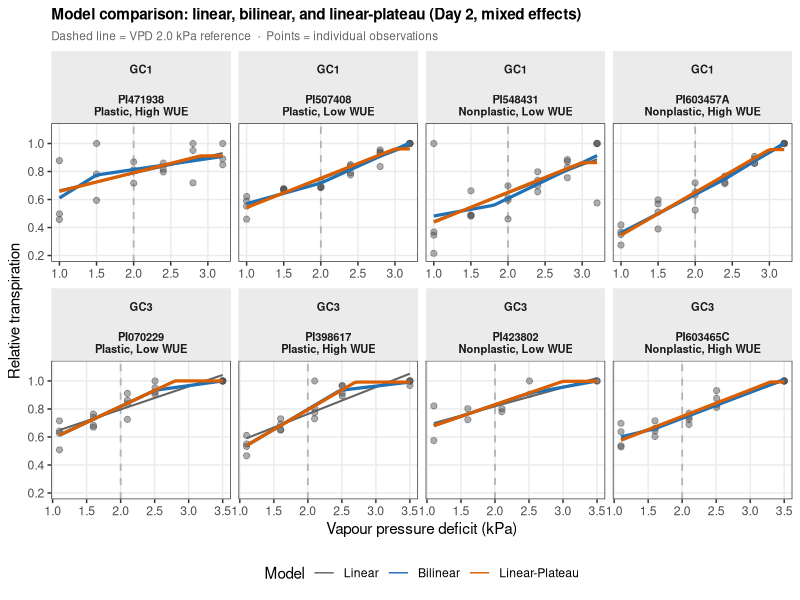
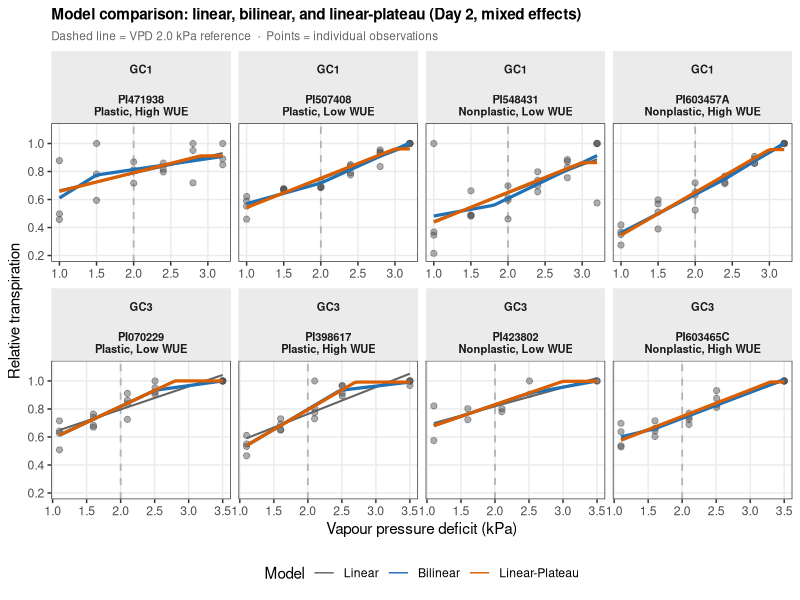
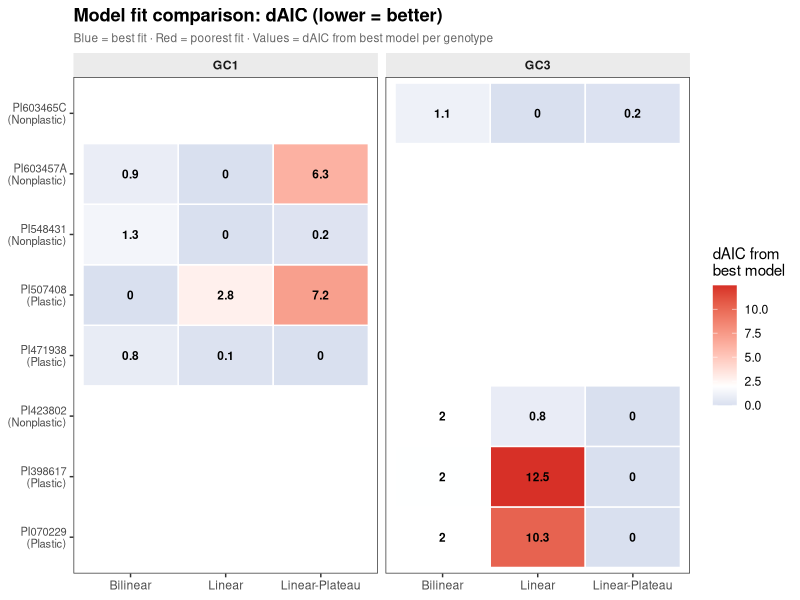
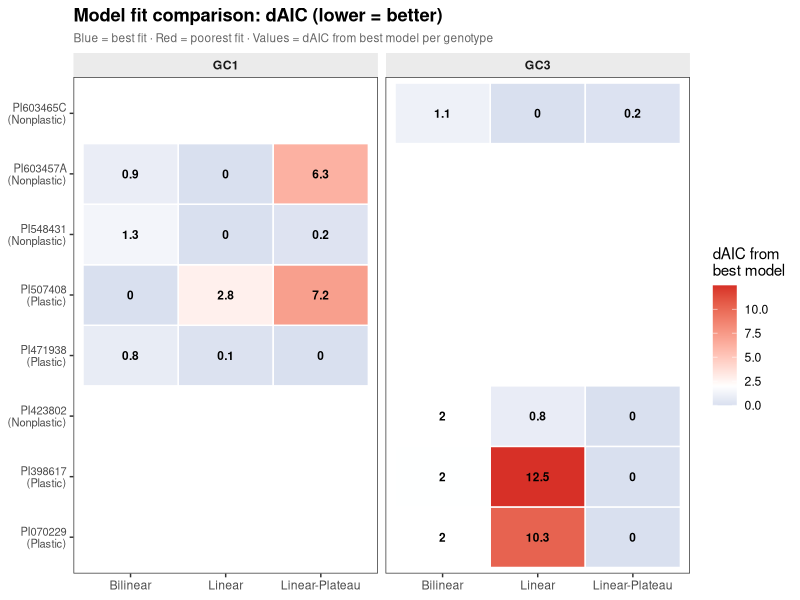

These figures' R source, in order:
## Growth chamber transpiration: linear, bilinear, and linear-plateau mixed effects models
## Fits all three model types per genotype × experiment using lme4 / nlme
## Output: model comparison table + fitted-curve figures

## ── Path configuration ────────────────────────────────────────────────────────
## Windows (local): edit and uncomment the line below
# project_root <- "C:/Users/YourName/Projects/LT-trait"
if (.Platform$OS.type == "windows") setwd(project_root) else setwd("/home/user/LT-trait")
## ─────────────────────────────────────────────────────────────────────────────
library(dplyr); library(tidyr); library(ggplot2); library(readxl)
library(lme4); library(lmerTest); library(nlme)
library(segmented)

dir.create("experimental_data/stats",   recursive = TRUE, showWarnings = FALSE)
dir.create("experimental_data/figures", recursive = TRUE, showWarnings = FALSE)

## ── Load combined clean data ──────────────────────────────────────────────────
d <- read.csv("experimental_data/cleaned_data/GC_combined_clean.csv") %>%
  filter(!is.na(RelTranspiration), !is.na(VPD)) %>%
  mutate(
    Genotype    = factor(Genotype),
    Experiment  = factor(Experiment),
    Replication = factor(Replication),
    Day         = factor(Day)
  )

## Use Day 2 only — cleaner signal (Day 1 shows higher variability / acclimation)
d2 <- filter(d, Day == 2)

cat("Observations (Day 2):", nrow(d2), "\n")
cat("Genotypes:", paste(levels(d2$Genotype), collapse = ", "), "\n\n")

## ── Helper: fit all three model types for one genotype subset ─────────────────
fit_models <- function(df, geno_name, exp_name) {

  ## ── 1. Linear mixed model ─────────────────────────────────────────────────
  lm_fit <- tryCatch(
    lmer(RelTranspiration ~ VPD + (1 | Replication), data = df, REML = FALSE),
    error = function(e) NULL
  )

  ## ── 2. Bilinear (piecewise) via segmented + lme via two-phase lm per rep ─
  ## Fit ordinary lm to get a segmented object, then extract breakpoint
  lm_base  <- lm(RelTranspiration ~ VPD, data = df)
  seg_fit  <- tryCatch(
    segmented(lm_base, seg.Z = ~VPD,
              psi = list(VPD = 2.0),
              control = seg.control(it.max = 100, tol = 1e-4)),
    error = function(e) NULL
  )

  ## Build bilinear predictor using estimated breakpoint (or fixed 2.0 if failed)
  bp <- if (!is.null(seg_fit)) seg_fit$psi[, "Est."] else 2.0
  bp <- max(min(bp, max(df$VPD) - 0.1), min(df$VPD) + 0.1)  # keep in range

  df <- df %>% mutate(
    VPD_lo  = pmin(VPD, bp),
    VPD_hi  = pmax(VPD - bp, 0)
  )
  bilin_fit <- tryCatch(
    lmer(RelTranspiration ~ VPD_lo + VPD_hi + (1 | Replication),
         data = df, REML = FALSE),
    error = function(e) NULL
  )

  ## ── 3. Linear plateau (nlme with self-start or grid search) ───────────────
  ## Model: T = a + b*VPD for VPD < plateau_vpd; T = a + b*plateau_vpd above
  ## Parameterised as nlme with fixed plateau_vpd searched by grid
  lp_grid <- tryCatch({
    bp_grid <- seq(min(df$VPD) + 0.2, max(df$VPD) - 0.2, by = 0.1)
    aic_vec <- sapply(bp_grid, function(bp_try) {
      df_g <- df %>% mutate(VPD_plateau = pmin(VPD, bp_try))
      m <- tryCatch(
        lmer(RelTranspiration ~ VPD_plateau + (1 | Replication),
             data = df_g, REML = FALSE),
        error = function(e) NULL
      )
      if (is.null(m)) Inf else AIC(m)
    })
    best_bp   <- bp_grid[which.min(aic_vec)]
    df_lp     <- df %>% mutate(VPD_plateau = pmin(VPD, best_bp))
    lmer(RelTranspiration ~ VPD_plateau + (1 | Replication),
         data = df_lp, REML = FALSE)
  }, error = function(e) NULL)

  ## ── Extract metrics ────────────────────────────────────────────────────────
  get_r2 <- function(m, df_sub) {
    if (is.null(m)) return(NA_real_)
    cor(fitted(m), df_sub$RelTranspiration[!is.na(df_sub$RelTranspiration)])^2
  }

  lp_bp <- if (!is.null(lp_grid)) {
    bp_grid2 <- seq(min(df$VPD) + 0.2, max(df$VPD) - 0.2, by = 0.1)
    aic_vec2 <- sapply(bp_grid2, function(bp_try) {
      df_g <- df %>% mutate(VPD_plateau = pmin(VPD, bp_try))
      m <- tryCatch(
        lmer(RelTranspiration ~ VPD_plateau + (1 | Replication),
             data = df_g, REML = FALSE),
        error = function(e) NULL
      )
      if (is.null(m)) Inf else AIC(m)
    })
    bp_grid2[which.min(aic_vec2)]
  } else NA_real_

  tibble(
    Experiment    = exp_name,
    Genotype      = geno_name,
    ## Linear
    Lin_slope     = if (!is.null(lm_fit)) fixef(lm_fit)["VPD"] else NA_real_,
    Lin_AIC       = if (!is.null(lm_fit)) AIC(lm_fit)          else NA_real_,
    Lin_R2        = get_r2(lm_fit, df),
    ## Bilinear
    Bilin_BP      = bp,
    Bilin_slope_lo = if (!is.null(bilin_fit)) fixef(bilin_fit)["VPD_lo"] else NA_real_,
    Bilin_slope_hi = if (!is.null(bilin_fit)) fixef(bilin_fit)["VPD_hi"] else NA_real_,
    Bilin_AIC     = if (!is.null(bilin_fit)) AIC(bilin_fit)    else NA_real_,
    Bilin_R2      = get_r2(bilin_fit, df),
    ## Linear plateau
    LP_BP         = lp_bp,
    LP_slope      = if (!is.null(lp_grid)) fixef(lp_grid)["VPD_plateau"] else NA_real_,
    LP_AIC        = if (!is.null(lp_grid)) AIC(lp_grid)                   else NA_real_,
    LP_R2         = get_r2(lp_grid, df),
    ## Best model by AIC
    Best_model    = {
      aics <- c(Linear = if (!is.null(lm_fit)) AIC(lm_fit) else Inf,
                Bilinear = if (!is.null(bilin_fit)) AIC(bilin_fit) else Inf,
                `Linear-Plateau` = if (!is.null(lp_grid)) AIC(lp_grid) else Inf)
      names(aics)[which.min(aics)]
    },
    dAIC_best     = {
      aics <- c(if (!is.null(lm_fit)) AIC(lm_fit) else Inf,
                if (!is.null(bilin_fit)) AIC(bilin_fit) else Inf,
                if (!is.null(lp_grid)) AIC(lp_grid) else Inf)
      min_a <- min(aics); sort(aics - min_a)[2]
    }
  )
}

## ── Run per genotype × experiment ─────────────────────────────────────────────
cat("Fitting models per genotype × experiment...\n")
results <- d2 %>%
  group_by(Experiment, Genotype) %>%
  group_modify(~ fit_models(.x, unique(.x$Genotype), unique(.x$Experiment))) %>%
  ungroup()

print(as.data.frame(results[, c("Experiment","Genotype","Best_model","Lin_R2","Bilin_R2",
                                 "LP_R2","Bilin_BP","LP_BP","dAIC_best")]), digits = 3)

write.csv(results, "experimental_data/stats/GC_model_comparison.csv",
          row.names = FALSE)
cat("\nSaved: experimental_data/stats/GC_model_comparison.csv\n")

## ── Figure: fitted curves overlaid on data ───────────────────────────────────
## Generate smooth prediction lines for each model × genotype
pred_grid <- d2 %>%
  group_by(Experiment, Genotype, Expected_WUE) %>%
  summarise(VPD_min = min(VPD), VPD_max = max(VPD), .groups = "drop") %>%
  rowwise() %>%
  mutate(VPD_seq = list(seq(VPD_min, VPD_max, length.out = 60))) %>%
  unnest(VPD_seq) %>%
  rename(VPD = VPD_seq) %>%
  dplyr::select(-VPD_min, -VPD_max)

## Build prediction lines using base-R row lookup to avoid dplyr/MASS conflicts
preds_list <- lapply(seq_len(nrow(results)), function(i) {
  r      <- results[i, ]
  g      <- as.character(r$Genotype)
  e      <- as.character(r$Experiment)
  d2sub  <- d2[as.character(d2$Genotype) == g & as.character(d2$Experiment) == e, ]
  vpd_rng <- seq(min(d2sub$VPD), max(d2sub$VPD), length.out = 60)
  ewue   <- unique(d2sub$Expected_WUE)[1]

  ## Intercepts anchored at group centroid
  mu_t   <- mean(d2sub$RelTranspiration)
  mu_v   <- mean(d2sub$VPD)
  bp_b   <- r$Bilin_BP;  bp_lp <- r$LP_BP

  data.frame(
    Experiment    = e,
    Genotype      = g,
    Expected_WUE  = ewue,
    VPD           = vpd_rng,
    Best_model    = r$Best_model,
    pred_Linear   = mu_t + r$Lin_slope * (vpd_rng - mu_v),
    pred_Bilinear = {
      mu_lo <- mean(pmin(d2sub$VPD, bp_b))
      mu_hi <- mean(pmax(d2sub$VPD - bp_b, 0))
      int_b <- mu_t - r$Bilin_slope_lo * mu_lo - r$Bilin_slope_hi * mu_hi
      int_b + r$Bilin_slope_lo * pmin(vpd_rng, bp_b) +
              r$Bilin_slope_hi * pmax(vpd_rng - bp_b, 0)
    },
    pred_LP = {
      mu_lp <- mean(pmin(d2sub$VPD, bp_lp))
      int_lp <- mu_t - r$LP_slope * mu_lp
      int_lp + r$LP_slope * pmin(vpd_rng, bp_lp)
    }
  )
})

preds <- do.call(rbind, preds_list) %>%
  tidyr::pivot_longer(cols = starts_with("pred_"),
               names_to = "Model", values_to = "pred",
               names_prefix = "pred_") %>%
  mutate(Model = factor(Model, levels = c("Linear","Bilinear","LP"),
                        labels  = c("Linear","Bilinear","Linear-Plateau")))

## Facet label: Genotype + WUE quadrant
d2 <- d2 %>%
  mutate(facet_label = paste0(Genotype, "\n", Expected_WUE))
preds <- preds %>%
  mutate(facet_label = paste0(Genotype, "\n", Expected_WUE))

model_colours <- c("Linear" = "#636363",
                   "Bilinear" = "#2171b5",
                   "Linear-Plateau" = "#d95f02")

p_models <- ggplot() +
  geom_vline(xintercept = 2.0, linetype = "dashed",
             colour = "grey70", linewidth = 0.6) +
  geom_point(data = d2,
             aes(x = VPD, y = RelTranspiration),
             alpha = 0.45, size = 1.8, colour = "grey30") +
  geom_line(data = preds,
            aes(x = VPD, y = pred, colour = Model, linewidth = Model)) +
  facet_wrap(Experiment ~ facet_label, nrow = 2, scales = "free_x") +
  scale_colour_manual(values = model_colours, name = "Model") +
  scale_linewidth_manual(values = c("Linear" = 0.7, "Bilinear" = 1.1,
                                     "Linear-Plateau" = 1.1), guide = "none") +
  scale_y_continuous(limits = c(0.2, 1.1), breaks = seq(0.2, 1.0, 0.2)) +
  labs(x     = "Vapour pressure deficit (kPa)",
       y     = "Relative transpiration",
       title = "Model comparison: linear, bilinear, and linear-plateau (Day 2, mixed effects)",
       subtitle = "Dashed line = VPD 2.0 kPa reference  ·  Points = individual observations") +
  theme_bw(base_size = 11) +
  theme(legend.position    = "bottom",
        strip.background   = element_rect(fill = "grey92", colour = NA),
        strip.text         = element_text(face = "bold", size = 8),
        panel.grid.minor   = element_blank(),
        plot.title         = element_text(face = "bold", size = 11),
        plot.subtitle      = element_text(colour = "grey40", size = 8.5))

ggsave("experimental_data/figures/GC_Fig_model_fits.png",
       plot = p_models, width = 26, height = 14, units = "cm", dpi = 150, bg = "white")
ggsave("experimental_data/figures/GC_Fig_model_fits.tiff",
       plot = p_models, width = 26, height = 14, units = "cm", dpi = 300,
       compression = "lzw", bg = "white")

## ── AIC comparison heatmap ───────────────────────────────────────────────────
wue_key <- d2 %>% dplyr::select(Experiment, Genotype, Expected_WUE) %>% distinct()
aic_long <- results %>%
  left_join(wue_key, by = c("Experiment","Genotype")) %>%
  dplyr::select(Experiment, Genotype, Expected_WUE, Lin_AIC, Bilin_AIC, LP_AIC) %>%
  pivot_longer(cols = ends_with("_AIC"), names_to = "Model", values_to = "AIC") %>%
  mutate(Model = recode(Model,
    "Lin_AIC"   = "Linear",
    "Bilin_AIC" = "Bilinear",
    "LP_AIC"    = "Linear-Plateau")) %>%
  group_by(Experiment, Genotype) %>%
  mutate(delta_AIC = AIC - min(AIC, na.rm = TRUE)) %>%
  ungroup() %>%
  mutate(label = paste0(Genotype, "\n(", sub(",.*", "", Expected_WUE), ")"))

p_aic <- ggplot(aic_long,
                aes(x = Model, y = label, fill = delta_AIC)) +
  geom_tile(colour = "white", linewidth = 0.5) +
  geom_text(aes(label = round(delta_AIC, 1)), size = 3, fontface = "bold") +
  facet_wrap(~ Experiment, nrow = 1) +
  scale_fill_gradient2(low = "#2166ac", mid = "white", high = "#d73027",
                       midpoint = 2, name = "dAIC from\nbest model",
                       limits = c(0, NA)) +
  labs(x     = NULL, y = NULL,
       title = "Model fit comparison: dAIC (lower = better)",
       subtitle = "Blue = best fit · Red = poorest fit · Values = dAIC from best model per genotype") +
  theme_bw(base_size = 11) +
  theme(strip.background = element_rect(fill = "grey92", colour = NA),
        strip.text       = element_text(face = "bold"),
        panel.grid       = element_blank(),
        plot.title       = element_text(face = "bold"),
        plot.subtitle    = element_text(colour = "grey40", size = 8.5),
        axis.text.y      = element_text(size = 8))

ggsave("experimental_data/figures/GC_Fig_AIC_heatmap.png",
       plot = p_aic, width = 20, height = 14, units = "cm", dpi = 150, bg = "white")
ggsave("experimental_data/figures/GC_Fig_AIC_heatmap.tiff",
       plot = p_aic, width = 20, height = 14, units = "cm", dpi = 300,
       compression = "lzw", bg = "white")

cat("Saved: GC_Fig_model_fits, GC_Fig_AIC_heatmap\n")

## ── Print final summary table for report ──────────────────────────────────────
cat("\n====== FINAL MODEL SUMMARY TABLE ======\n")
tab_final <- results %>% mutate(across(where(is.numeric), ~ round(.x, 3)))
print(as.data.frame(tab_final[, c("Experiment","Genotype","Best_model","Lin_slope","Lin_R2",
                                   "Bilin_BP","Bilin_slope_lo","Bilin_slope_hi","Bilin_R2",
                                   "LP_BP","LP_slope","LP_R2","dAIC_best")]), width = 120)
